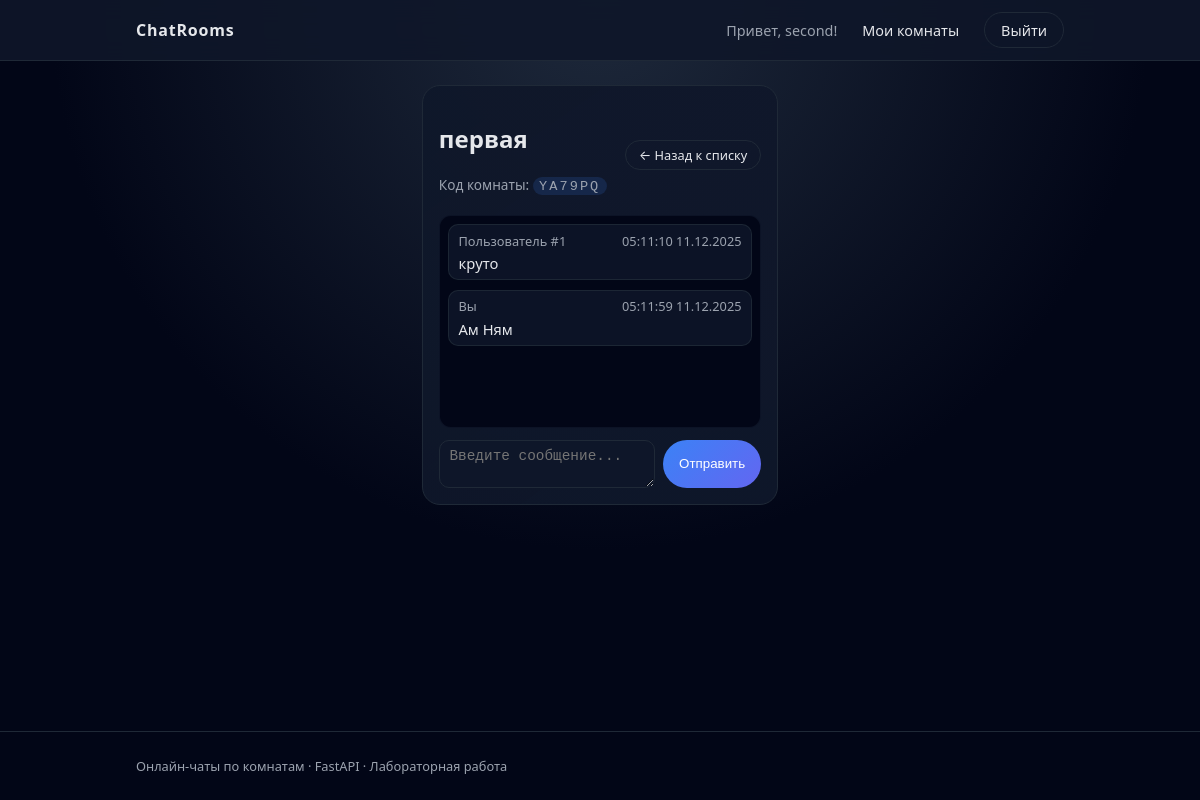
The page /rooms/1 (signed in) on the database as committed earlier.
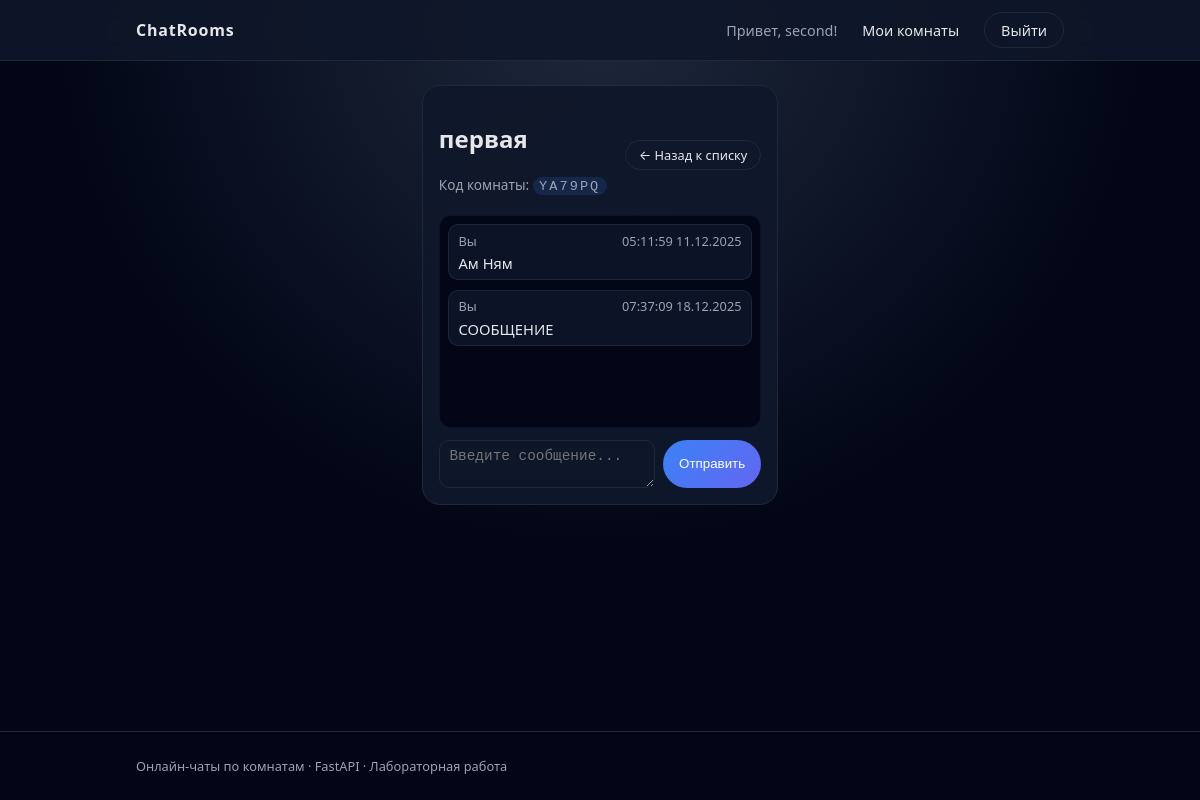
The same page on the database as committed later.
### app/models.py (models this page shows)
class User(Base):
    __tablename__ = "users"
    id = Column(Integer, primary_key=True, index=True)
    username = Column(String(50), unique=True, index=True, nullable=False)
    email = Column(String(100), unique=True, index=True, nullable=False)
    hashed_password = Column(String(255), nullable=False)
    created_at = Column(DateTime, default=datetime.utcnow)
    rooms = relationship("UserRoom", back_populates="user")
    messages = relationship("Message", back_populates="user")

class Room(Base):
    __tablename__ = "rooms"
    id = Column(Integer, primary_key=True, index=True)
    name = Column(String(100), nullable=False)
    code = Column(String(12), unique=True, index=True, nullable=False)
    owner_id = Column(Integer, ForeignKey("users.id"))
    created_at = Column(DateTime, default=datetime.utcnow)
    owner = relationship("User")
    users = relationship("UserRoom", back_populates="room")
    messages = relationship("Message", back_populates="room")

class Message(Base):
    __tablename__ = "messages"
    id = Column(Integer, primary_key=True, index=True)
    content = Column(Text, nullable=False)
    created_at = Column(DateTime, default=datetime.utcnow)
    user_id = Column(Integer, ForeignKey("users.id"), nullable=False)
    room_id = Column(Integer, ForeignKey("rooms.id"), nullable=False)
    user = relationship("User", back_populates="messages")
    room = relationship("Room", back_populates="messages")

### app/main.py (the view)
@app.get("/rooms/{room_id}", response_class=HTMLResponse)
def room_detail(room_id: int, request: Request, db: Session = Depends(get_db)):
    user = get_current_user(request, db)
    if not user:
        return RedirectResponse(url="/login", status_code=status.HTTP_302_FOUND)
    room = db.query(models.Room).filter(models.Room.id == room_id).first()
    if not room:
        return RedirectResponse(url="/rooms", status_code=status.HTTP_302_FOUND)
    link = (
        db.query(models.UserRoom)
        .filter(models.UserRoom.user_id == user.id, models.UserRoom.room_id == room.id)
        .first()
    )
    if not link:
        return RedirectResponse(url="/rooms", status_code=status.HTTP_302_FOUND)
    messages_qs = (
        db.query(models.Message)
        .filter(models.Message.room_id == room.id)
        .order_by(models.Message.created_at)
        .all()
    )
    return templates.TemplateResponse(
        "room_detail.html",
        {
            "request": request,
            "user": user,
            "room": room,
            "messages": messages_qs,
        },
    )

### templates/room_detail.html
{% extends "base.html" %}
{% block content %}
<section class="chat-layout" data-room-id="{{ room.id }}">
    <div class="chat-header">
        <div>
            <h2>{{ room.name }}</h2>
            <p class="room-code">Код комнаты: <span>{{ room.code }}</span></p>
        </div>
        <a href="/rooms" class="btn-outline-small">← Назад к списку</a>
    </div>
    <div id="chat-messages" class="chat-messages">
        {% for message in messages %}
            <div class="chat-message">
                <div class="chat-message-header">
                    <span class="chat-author">
                        {% if message.user_id == user.id %}
                            Вы
                        {% else %}
                            Пользователь #{{ message.user_id }}
                        {% endif %}
                    </span>
                    <span class="chat-time">{{ message.created_at.strftime("%H:%M:%S %d.%m.%Y") }}</span>
                </div>
                <div class="chat-text">{{ message.content }}</div>
            </div>
        {% endfor %}
    </div>
    <form method="post" action="/rooms/{{ room.id }}/send" class="chat-form">
        <textarea name="content" rows="2" placeholder="Введите сообщение..." required></textarea>
        <button type="submit" class="btn-primary">Отправить</button>
    </form>
</section>
{% endblock %}

### templates/base.html (shortened to what this page needs)
<!DOCTYPE html>
<html lang="ru">
<head>
    <link rel="stylesheet" href="/static/css/style.css">
</head>
<body>
<nav class="navbar">
    <div class="container nav-container">
        <a href="/" class="logo">ChatRooms</a>
        <div class="nav-links">
            {% if user %}
                <span class="nav-username">Привет, {{ user.username }}!</span>
                <a href="/rooms" class="nav-link">Мои комнаты</a>
                <a href="/logout" class="nav-link btn-outline">Выйти</a>
            {% else %}
                <a href="/login" class="nav-link">Вход</a>
                <a href="/register" class="nav-link btn-primary">Регистрация</a>
            {% endif %}
        </div>
    </div>
</nav>
<main class="container main-container">
    {% block content %}{% endblock %}
</main>
<footer class="footer">
    <div class="container">
        <p>Онлайн-чаты по комнатам · FastAPI · Лабораторная работа</p>
    </div>
</footer>
</body>
</html>

### static/css/style.css (style rules this page uses)
:root { --bg: #0f172a; --bg-card: #111827; --accent: #3b82f6; --accent-soft: rgba(59, 130, 246, 0.15); --text: #e5e7eb; --muted: #9ca3af; --border: #1f2937; --danger: #ef4444; }
* { box-sizing: border-box; }
body { margin: 0; font-family: system-ui, -apple-system, BlinkMacSystemFont, "Segoe UI", sans-serif; background: radial-gradient(circle at top, #1e293b 0, #020617 55%); color: var(--text); min-height: 100vh; display: flex; flex-direction: column; }
a { color: inherit; text-decoration: none; }
.container { max-width: 960px; margin: 0 auto; padding: 0 1rem; }
.navbar { background: rgba(15, 23, 42, 0.9); backdrop-filter: blur(12px); border-bottom: 1px solid var(--border); position: sticky; top: 0; z-index: 10; }
.nav-container { display: flex; align-items: center; justify-content: space-between; height: 60px; }
.logo { font-weight: 700; letter-spacing: 0.05em; }
.nav-links { display: flex; gap: 0.75rem; align-items: center; }
.nav-link { font-size: 0.9rem; padding: 0.35rem 0.75rem; border-radius: 999px; border: 1px solid transparent; }
.nav-username { font-size: 0.9rem; color: var(--muted); }
.btn-primary { background: linear-gradient(135deg, #3b82f6, #6366f1); border-radius: 999px; padding: 0.5rem 1rem; border: none; color: white; font-weight: 500; cursor: pointer; display: inline-block; text-align: center; }
.btn-outline { border-radius: 999px; padding: 0.45rem 1rem; border: 1px solid var(--border); color: var(--text); cursor: pointer; background: transparent; }
.btn-outline-small { border-radius: 999px; padding: 0.3rem 0.8rem; border: 1px solid var(--border); font-size: 0.8rem; }
.main-container { flex: 1; padding: 1.5rem 0 2rem; }
input, textarea { padding: 0.45rem 0.6rem; border-radius: 10px; border: 1px solid var(--border); background: rgba(15, 23, 42, 0.9); color: var(--text); font-size: 0.9rem; }
.room-code { font-size: 0.85rem; color: var(--muted); }
.room-code span { font-family: "SF Mono", ui-monospace, Menlo, Monaco, Consolas, "Liberation Mono", "Courier New", monospace; background: var(--accent-soft); padding: 0.1rem 0.4rem; border-radius: 999px; letter-spacing: 0.15em; }
.chat-layout { max-width: 720px; margin: 0 auto; background: linear-gradient(145deg, rgba(15,23,42,0.98), rgba(15,23,42,0.93)); border-radius: 18px; border: 1px solid var(--border); padding: 1rem; display: flex; flex-direction: column; min-height: 420px; }
.chat-header { display: flex; justify-content: space-between; align-items: center; margin-bottom: 0.5rem; }
.chat-messages { flex: 1; overflow-y: auto; padding: 0.5rem; border-radius: 12px; background: radial-gradient(circle at top, #020617, #020617); border: 1px solid rgba(15,23,42,0.8); }
.chat-message { margin-bottom: 0.6rem; padding: 0.4rem 0.6rem; border-radius: 10px; background: rgba(15,23,42,0.85); border: 1px solid rgba(31,41,55,0.9); }
.chat-message-header { display: flex; justify-content: space-between; font-size: 0.8rem; color: var(--muted); margin-bottom: 0.2rem; }
.chat-author { font-weight: 500; }
.chat-text { font-size: 0.92rem; }
.chat-form { display: grid; grid-template-columns: minmax(0, 1fr) auto; gap: 0.5rem; margin-top: 0.7rem; }
.footer { border-top: 1px solid var(--border); padding: 0.75rem 0; font-size: 0.8rem; color: var(--muted); }

Rows that differ between the two databases and show on the page:
removed Message: user_id "1", created_at "05:11:10 11.12.2025", content "круто"
added Message: shows "Вы", created_at "07:37:09 18.12.2025", content "СООБЩЕНИЕ"
